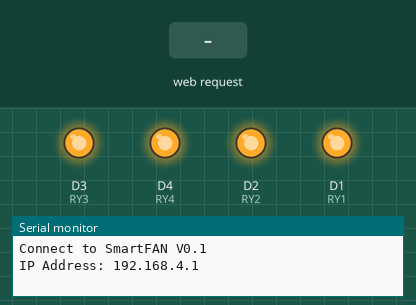
Simulated run of this sketch. Board: ESP8266 (NodeMCU). Parts: output pins drawn as LEDs (lit = HIGH), the last lines printed to the serial monitor. The test bench sets the inputs (shaded band).

Above: at 1.3 s.
1.4 s: HTTP request GET /RY1/on received
At 3.2 s:
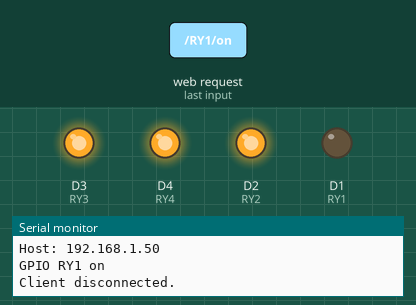
3.6 s: HTTP request GET /RY2/on received
At 4.9 s:
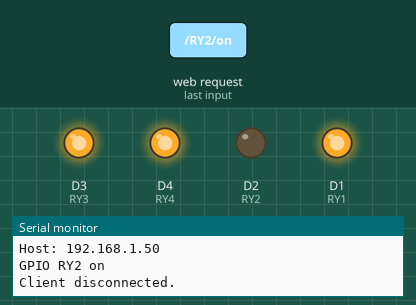
5.6 s: HTTP request GET /RY3/on received
At 6.5 s:
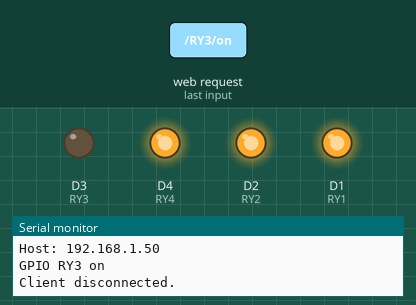
7.6 s: HTTP request GET /RY4/on received
At 9.4 s:
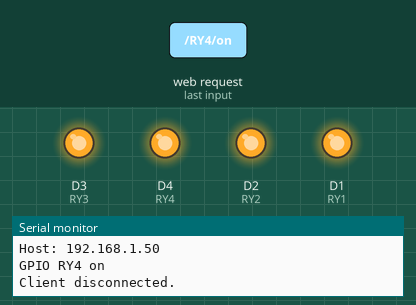
Timing chart, 0 to 10.6 s (numbered marks = the images above; inputs shaded):
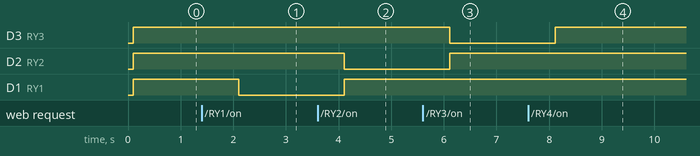

The sketch:

ESP8266-SmartFan.ino
```cpp
#include <ESP8266WiFi.h>

const char* ssid = "SmartFAN V0.1";
const char* password = "12345678";
WiFiServer server(80);

String header;
String outputState1 = "off";
String outputState2 = "off";
String outputState3 = "off";
String outputState4 = "off";

#define RY1 D1  //outputState1
#define RY2 D2  //outputState1
#define RY3 D3  //outputState3
#define RY4 D4  //outputState4


void setup() {
  Serial.begin(115200);
  delay(100);

  pinMode(RY1, OUTPUT);
  pinMode(RY2, OUTPUT);
  pinMode(RY3, OUTPUT);
  pinMode(RY4, OUTPUT);
  //off all
  digitalWrite(RY1, HIGH);
  digitalWrite(RY2, HIGH);
  digitalWrite(RY3, HIGH);
  digitalWrite(RY4, HIGH);

  // Set Wi-Fi network with SSID and password
  WiFi.mode(WIFI_AP); // ใช้งาน WiFi ในโหมด AP
  WiFi.softAP(ssid);  //or WiFi.softAP(ssid, password)
  Serial.print("Connect to ");
  Serial.println(ssid);
  IPAddress apip = WiFi.softAPIP();
  Serial.print("IP Address: ");
  Serial.println(apip);

  server.begin();
}
void loop() {
  WiFiClient client = server.available();

  if (client) {
    Serial.println("New Client.");
    String currentLine = "";
    while (client.connected()) {
      if (client.available()) {

        char c = client.read();
        Serial.write(c);
        header += c;
        if (c == '\n') {
          if (currentLine.length() == 0) {
            client.println("HTTP/1.1 200 OK");
            client.println("Content-type:text/html");
            client.println("Connection: close");
            client.println();

            // turns the GPIOs on and off
            if (header.indexOf("GET /RY1/on") >= 0) {
              Serial.println("GPIO RY1 on");
              outputState1 = "on";
              outputState2 = "off";
              outputState3 = "off";
              outputState4 = "off";
              digitalWrite(RY1, LOW); //ON active 0
              digitalWrite(RY2, HIGH); //OFF
              digitalWrite(RY3, HIGH); //OFF
              digitalWrite(RY4, HIGH); //OFF
            } else if (header.indexOf("GET /RY1/off") >= 0) {
              Serial.println("GPIO RY1 off");
              outputState1 = "off";
              digitalWrite(RY1, HIGH);
            } else if (header.indexOf("GET /RY2/on") >= 0) {
              Serial.println("GPIO RY2 on");
              outputState1 = "off";
              outputState2 = "on";
              outputState3 = "off";
              outputState4 = "off";
              digitalWrite(RY1, HIGH); //OFF
              digitalWrite(RY2, LOW); //ON active 0
              digitalWrite(RY3, HIGH); //OFF
              digitalWrite(RY4, HIGH); //OFF
            } else if (header.indexOf("GET /RY2/off") >= 0) {
              Serial.println("GPIO RY2 off");
              outputState2 = "off";
              digitalWrite(RY2, HIGH);
            }else if (header.indexOf("GET /RY3/on") >= 0) {
              Serial.println("GPIO RY3 on");
              outputState1 = "off";
              outputState2 = "off";
              outputState3 = "on";
              outputState4 = "off";
              digitalWrite(RY1, HIGH); //OFF
              digitalWrite(RY2, HIGH); //OFF
              digitalWrite(RY3, LOW); //ON active 0
              digitalWrite(RY4, HIGH); //OFF
            } else if (header.indexOf("GET /RY3/off") >= 0) {
              Serial.println("GPIO RY3 off");
              outputState3 = "off";
              digitalWrite(RY3, HIGH);
            }else if (header.indexOf("GET /RY4/on") >= 0) {
              Serial.println("GPIO RY4 on");
              outputState1 = "off";
              outputState2 = "off";
              outputState3 = "off";
              outputState4 = "off";
              digitalWrite(RY1, HIGH); //OFF
              digitalWrite(RY2, HIGH); //OFF
              digitalWrite(RY3, HIGH); //OFF
              digitalWrite(RY4, HIGH); //OFF
            } else if (header.indexOf("GET /RY4/off") >= 0) {
              Serial.println("GPIO RY4 off");
              outputState4 = "off";
              digitalWrite(RY4, HIGH);
            }

            client.println("<!DOCTYPE html><html>");
            client.println("<head><meta name=\"viewport\" content=\"width=device-width, initial-scale=1\">");
            client.println("<style>html { font-family: Helvetica; display: inline-block; margin: 0px auto; text-align: center;}");
            client.println(".button { background-color: #4CAF50; border: none; color: white; padding: 16px 40px;");
            client.println("text-decoration: none; font-size: 30px; margin: 2px; cursor: pointer;}");
            client.println(".button2 {background-color: #555555;}</style></head>");

            client.println("<body><h1>Smart FAN V0.1</h1>");
            client.println("<p>GPIO RY1 - State " + outputState1 + "</p>");
            client.println("<p>GPIO RY2 - State " + outputState2 + "</p>");
            client.println("<p>GPIO RY3 - State " + outputState3 + "</p>");
            client.println("<p>GPIO RY4 - State " + outputState4 + "</p>");
            client.println();
            break;
          } else {
            currentLine = "";
          }
        } else if (c != '\r') {
          currentLine += c;
        }
      }
    }
    header = "";
    client.stop();
    Serial.println("Client disconnected.");
    Serial.println("");
  }

   delay(1000);
}
```

Measured:
- after the input at 1.4 s, D1 (RY1): HIGH → LOW after 0.70 s
- after the input at 3.6 s, D2 (RY2): HIGH → LOW after 0.51 s; D1 (RY1): LOW → HIGH after 0.51 s
- after the input at 5.6 s, D3 (RY3): HIGH → LOW after 0.51 s; D2 (RY2): LOW → HIGH after 0.51 s
- after the input at 7.6 s, D3 (RY3): LOW → HIGH after 0.51 s
